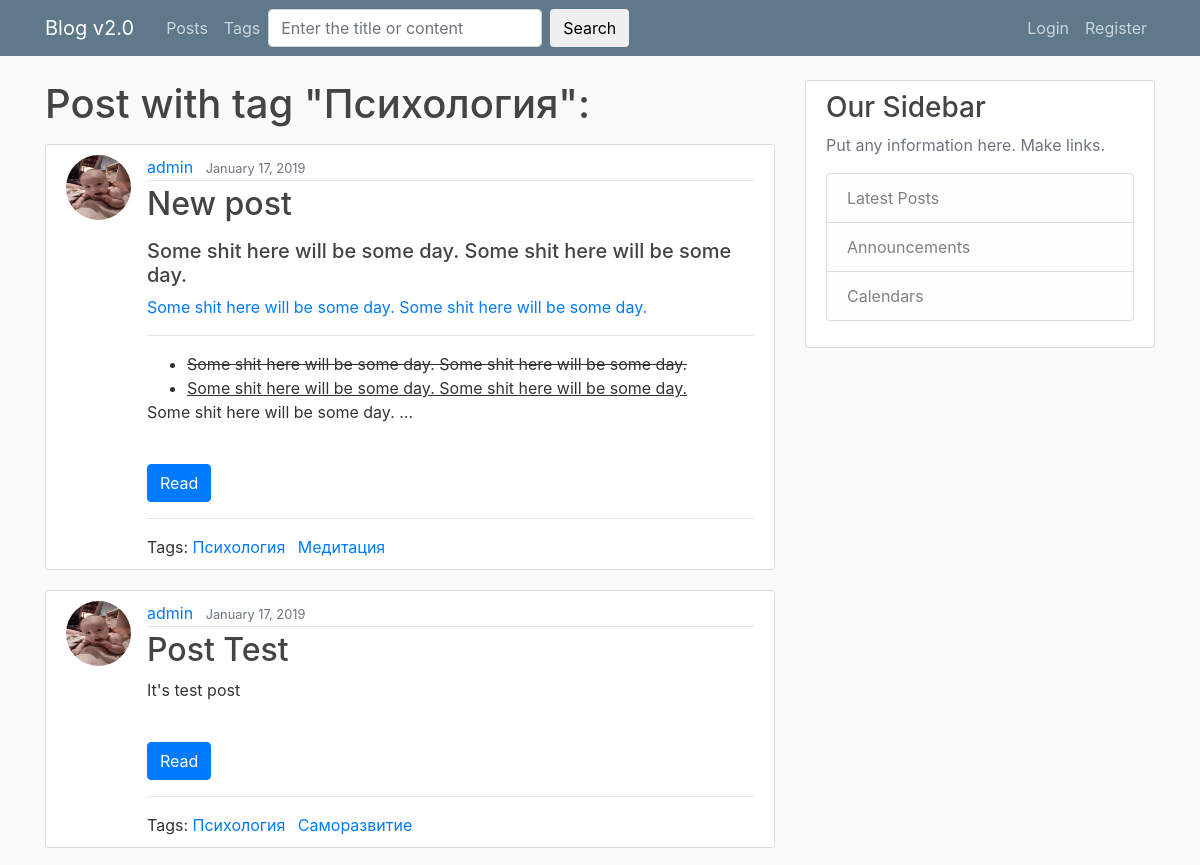
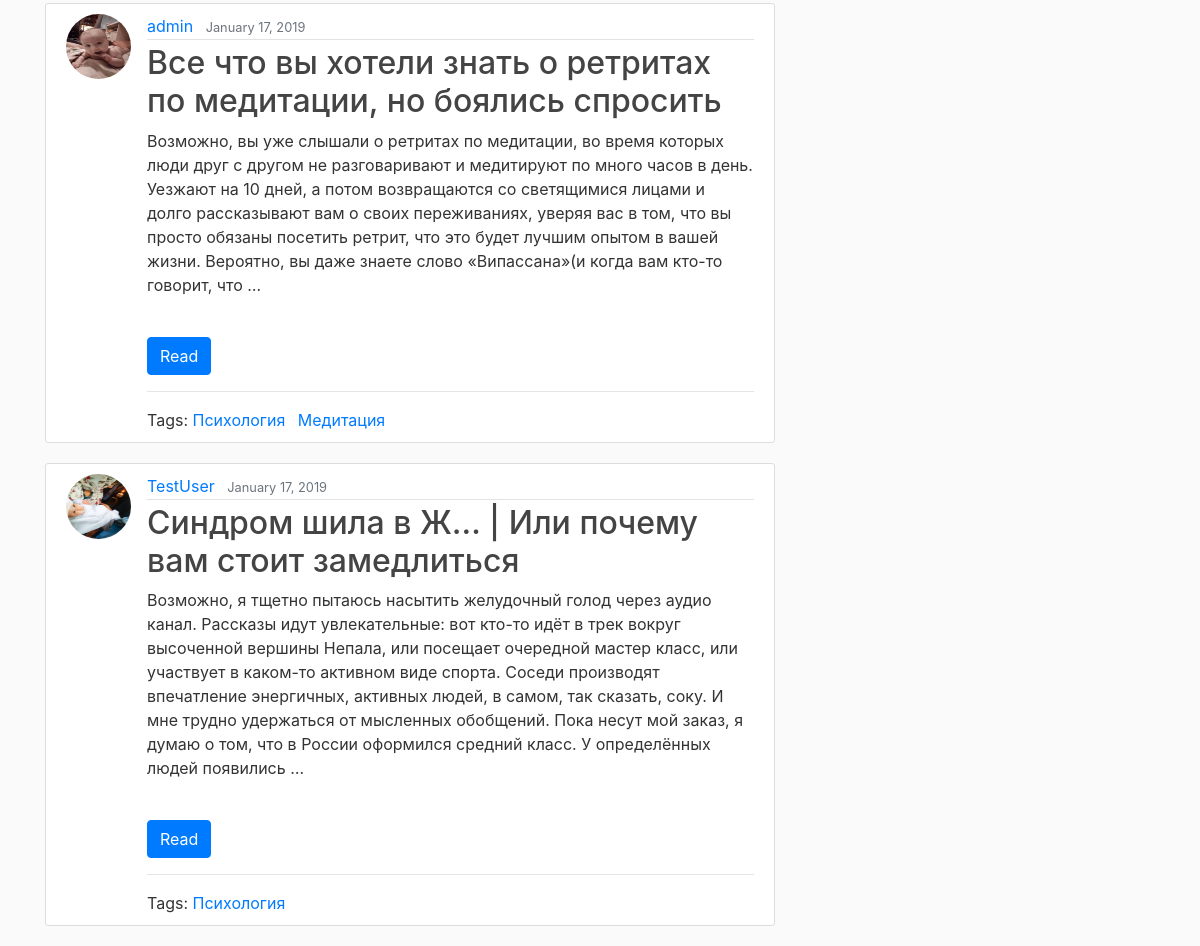
/tags/psychology, run on the app's committed database (2 pictures, top to bottom).
### blog/models.py (models this page shows, shortened)
class Tag(models.Model):
	title = models.CharField(max_length=50, unique = True)
	slug = models.CharField(max_length=50, unique = True, blank = True)

class Post(models.Model):
	title = models.CharField(max_length = 150, unique = True)
	slug = models.SlugField(max_length = 150, unique = True, blank = True)
	content = models.TextField()
	date_posted = models.DateTimeField(default = timezone.now)
	author = models.ForeignKey(User, on_delete = models.CASCADE)
	tags = models.ManyToManyField('Tag', blank = True, related_name = 'posts')
	likes = models.PositiveIntegerField(default = 0)
	dislikes = models.PositiveIntegerField(default = 0)
	user_reaction = models.ManyToManyField(settings.AUTH_USER_MODEL, blank = True, related_name = 'user_reaction')
	class Meta:
		ordering = ('-date_posted',)

### users/models.py (models this page shows, shortened)
class Profile(models.Model):
	user = models.OneToOneField(User, on_delete = models.CASCADE)
	image = models.ImageField(default = 'default.jpg', upload_to = save_image_path)

### blog/views.py (the view)
# urls.py: path('tags/<str:slug>', TagDetailView.as_view(), name = 'tag-detail'),
class TagDetailView(DetailView):
	model = Tag
	template_name = 'blog/tag_detail.html'
	def get_context_data(self, *args, **kwargs):
		context = super(TagDetailView, self).get_context_data(*args, **kwargs)
		context['tag'] = self.get_object()
		context['detail_tag'] = True
		return context

### blog/templates/blog/tag_detail.html (shortened to what this page needs)
{% extends 'blog/base.html' %}
{% block content %}
	<h1 class = 'mb-3'>Post with tag "{{ tag.title|title }}":</h1>
	{% for post in tag.posts.all %}
		{% include 'blog/includes/detail_views.html' %}
	{% endfor %}
{% endblock %}

### blog/templates/blog/includes/detail_views.html (shortened to what this page needs)
	<article class="media content-section">
	  <img src="{{ post.author.profile.image.url }}" class = 'rounded-circle article-img'>
	  <div class="media-body">
	    <div class="article-metadata">
	      <a class="mr-2" href="{% url 'user-posts' post.author.username %}">{{ post.author }}</a>
	      <small class="text-muted">{{ post.date_posted|date:'F d, Y' }}</small>
	    </div>
	    <h2><a class="article-title" href="{% url 'post-detail' post.slug %}">{{ post.title }}</a></h2>
	    <p class="article-content">{{ post.content|truncatewords:70|safe }}</p>
	    <br>
	    <div>
	    	<a href="{% url 'post-detail' post.slug %}" class = 'btn btn-primary'>Read</a>
	  	</div>
	  <hr>
	  <div>Tags:
	  	  {% for tag in post.tags.all %}
	      <a class="mr-2" href="{% url 'tag-detail' tag.slug %}">{{ tag.title }}</a>
	      {% endfor %}
	  </div>
	  </div>
	</article>

### static/css/blog/main.css (style rules this page uses)
body { background: #fafafa; color: #333333; margin-top: 5rem; }
h1, h2, h3, h4, h5, h6 { color: #444444; }
ul { margin: 0; }
.content-section { background: #ffffff; padding: 10px 20px; border: 1px solid #dddddd; border-radius: 3px; margin-bottom: 20px; }
.article-title { color: #444444; }
.article-content { white-space: pre-line; }
.article-img { height: 65px; width: 65px; margin-right: 16px; }
.article-metadata { padding-bottom: 1px; margin-bottom: 4px; border-bottom: 1px solid #e3e3e3 }

### data on the page
Tag: title "Психология"
Post: author.profile.image (picture), author "admin", date_posted "January 17, 2019", title "New post", content "Some shit here will be some day. Some shit here will be some day. Some shit here will be some day. Some shit here will be some day. Some shit here will be some day. Some shit here will be some day. Some shit here will be some day. Some shit here will be some day. Some shit here will be some day. …"
Tag: title "Медитация"
Post: author.profile.image (picture), author "admin", date_posted "January 17, 2019", title "Post Test", content "It's test post"
Tag: title "Саморазвитие"
Post: author.profile.image (picture), author "admin", date_posted "January 17, 2019", title "Все что вы хотели знать о ретритах по медитации, но боялись спросить", content "Возможно, вы уже слышали о ретритах по медитации, во время которых люди друг с другом не разговаривают и медитируют по много часов в день. Уезжают на 10 дней, а потом возвращаются со светящимися лицами и долго рассказывают вам о своих переживаниях, уверяя вас в том, что вы просто обязаны посетить ретрит, что это будет лучшим опытом в вашей жизни. Вероятно, вы даже знаете слово «Випассана»(и когда вам кто-то говорит, что …"
Post: author.profile.image (picture), author "TestUser", date_posted "January 17, 2019", title "Синдром шила в Ж… | Или почему вам стоит замедлиться", content "Возможно, я тщетно пытаюсь насытить желудочный голод через аудио канал. Рассказы идут увлекательные: вот кто-то идёт в трек вокруг высоченной вершины Непала, или посещает очередной мастер класс, или участвует в каком-то активном виде спорта. Соседи производят впечатление энергичных, активных людей, в самом, так сказать, соку. И мне трудно удержаться от мысленных обобщений. Пока несут мой заказ, я думаю о том, что в России оформился средний класс. У определённых людей появились …"
